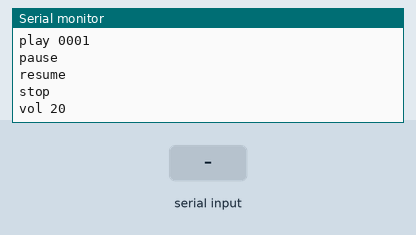
This sketch was run on a simulated ESP32. Parts: the last lines printed to the serial monitor. Inputs (shaded band) come from the test bench. The audio player accepts every command and is not drawn.

Above: at 1.7 s.
1.8 s: "play\n" received over Serial
At 2.7 s:
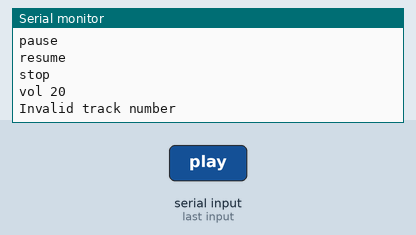
3.3 s: "vol\n" received over Serial
At 4.2 s:
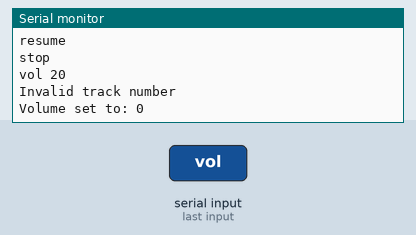
4.8 s: "pause\n" received over Serial
At 6.0 s:
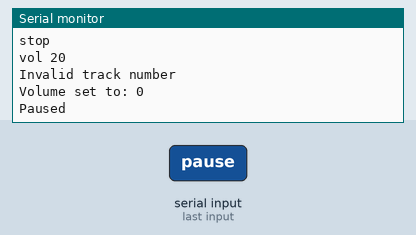
6.3 s: "resume\n" received over Serial
At 7.3 s:
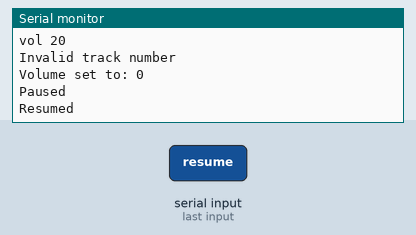
7.8 s: "stop\n" received over Serial
At 8.4 s:
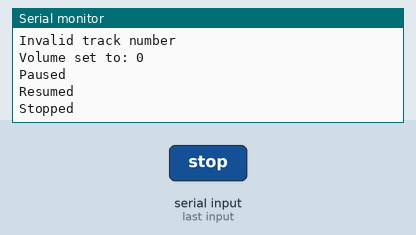
9.3 s: "90,45\n" received over Serial
At 10.8 s:
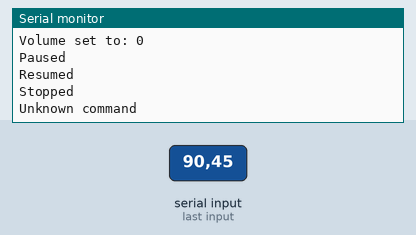

The sketch:

mp3_punch.ino
```cpp
#include <HardwareSerial.h>
#include <DFRobotDFPlayerMini.h>


HardwareSerial mp3Serial(2);
DFRobotDFPlayerMini mp3;

void setup() {
  Serial.begin(115200);

  // RX = 16, TX = 17
  mp3Serial.begin(9600, SERIAL_8N1, 16, 17);

  Serial.println("Initializing MP3 module...");

  if (!mp3.begin(mp3Serial)) {
    Serial.println("MP3 module not found!");
    while (true);
  }

  mp3.volume(25);

  Serial.println("Ready.");
  Serial.println("Commands:");
  Serial.println("play 0001");
  Serial.println("pause");
  Serial.println("resume");
  Serial.println("stop");
  Serial.println("vol 20");
}

void loop() {
  if (!Serial.available()) return;

  String cmd = Serial.readStringUntil('\n');
  cmd.trim();

  // ---- PLAY COMMAND ----
  if (cmd.startsWith("play")) {
    String trackStr = cmd.substring(5); // get "0001"
    trackStr.trim();

    int trackNum = trackStr.toInt(); // converts "0001" -> 1

    if (trackNum > 0) {
      Serial.print("Playing track: ");
      Serial.println(trackStr);
      mp3.play(trackNum);
    } else {
      Serial.println("Invalid track number");
    }
  }

  // ---- VOLUME COMMAND ----
  else if (cmd.startsWith("vol")) {
    String volStr = cmd.substring(4);
    volStr.trim();

    int vol = volStr.toInt();

    if (vol >= 0 && vol <= 30) {
      mp3.volume(vol);
      Serial.print("Volume set to: ");
      Serial.println(vol);
    } else {
      Serial.println("Volume must be 0-30");
    }
  }

  // ---- OTHER COMMANDS ----
  else if (cmd == "pause") {
    mp3.pause();
    Serial.println("Paused");
  }
  else if (cmd == "resume") {
    mp3.start();
    Serial.println("Resumed");
  }
  else if (cmd == "stop") {
    mp3.stop();
    Serial.println("Stopped");
  }
  else {
    Serial.println("Unknown command");
  }
}
```

Measured:
- after the input at 1.8 s, the serial monitor: prints a new line at once (image 1)
- after the input at 3.3 s, the serial monitor: prints a new line at once (image 2)
- after the input at 4.8 s, the serial monitor: prints a new line at once (image 3)
- after the input at 6.3 s, the serial monitor: prints a new line at once (image 4)
- after the input at 7.8 s, the serial monitor: prints a new line at once (image 5)
- after the input at 9.3 s, the serial monitor: prints a new line at once (image 6)
